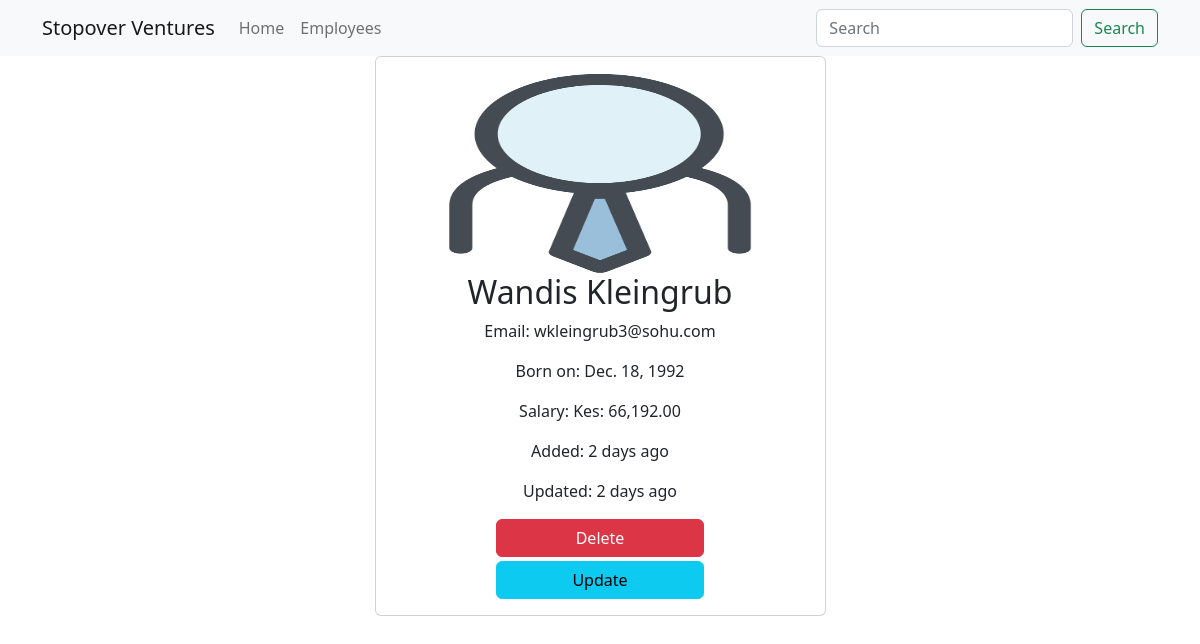
The page /employees/4 on the database its author committed.
### main_app/models.py (models this page shows, shortened)
class Employee(models.Model):
    name = models.CharField(max_length=40)
    email = models.EmailField(unique=True)
    dob = models.DateField(null=True)
    salary = models.DecimalField(max_digits=7, decimal_places=2)
    disabled = models.BooleanField(default=False)
    profile = models.ImageField(upload_to=unique_img_name, null=True, default="employees/default.png")
    created_at = models.DateTimeField(auto_now_add=True, null=True)  # added once during creation
    updated_at = models.DateTimeField(auto_now=True, null=True)  # updates every time update happens

### main_app/views.py (the view)
# urls.py: path('employees/<int:emp_id>', views.employee_details, name="details"),
def employee_details(request, emp_id):
    employee = Employee.objects.get(pk=emp_id)  # SELECT * From employees WHERE id=1
    return render(request, 'employee_details.html', {"employee": employee})

### templates/employee_details.html (shortened to what this page needs)
{% extends 'base_template.html' %}
{% load humanize %}
{% block content %}
	{% include 'navbar.html' %}
	<div class="container">
	<div class="row justify-content-center">
		<div class="col-sm-5">
			<div class="card text-center">
				<div class="card-body">
					{% if employee.profile %}
						<img src="{{ employee.profile.url }}" height="200px" width="200px" alt="" class="card-img-top">
					{% endif %}
					<h2 class="card-title">{{ employee.name }}</h2>
					<p class="card-text">Email: {{ employee.email }}</p>
					<p class="card-text">Born on: {{ employee.dob }}</p>
					<p class="card-text">Salary: Kes: {{ employee.salary | intcomma}} </p>
					<p class="card-text">Added: {{ employee.created_at | naturaltime }}</p>
					<p class="card-text">Updated: {{ employee.updated_at | naturaltime }}</p>
					<a href="{% url 'delete' employee.id %}" class="btn btn-danger w-50 mb-1">Delete</a>
					<br>
					<a href="{% url 'update' employee.id %}" class="btn btn-info w-50 ">Update</a>
				</div>
			</div>
		</div>
	</div>
</div>
{% endblock %}

### rows shown on the page
Employee: profile (placeholder picture), name "Wandis Kleingrub", email "wkleingrub3@sohu.com", dob "Dec. 18, 1992", salary "66,192.00", created_at "2 days ago", updated_at "2 days ago"
